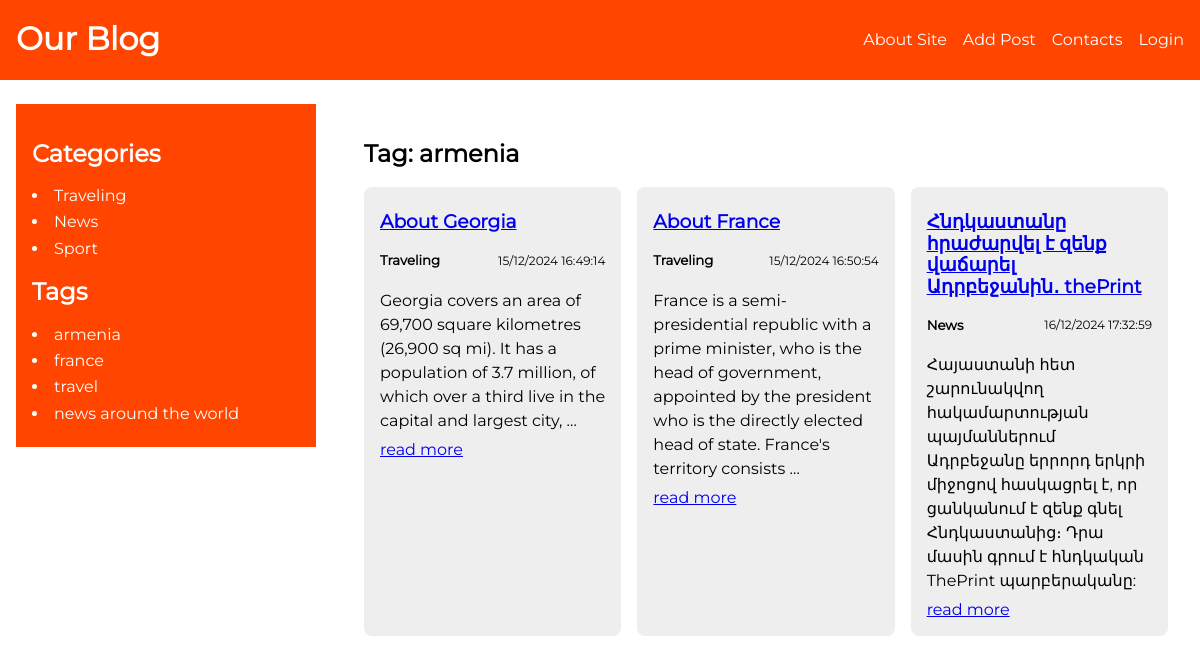
/tags/arm-slug/, run on an earlier commit of the app's database.
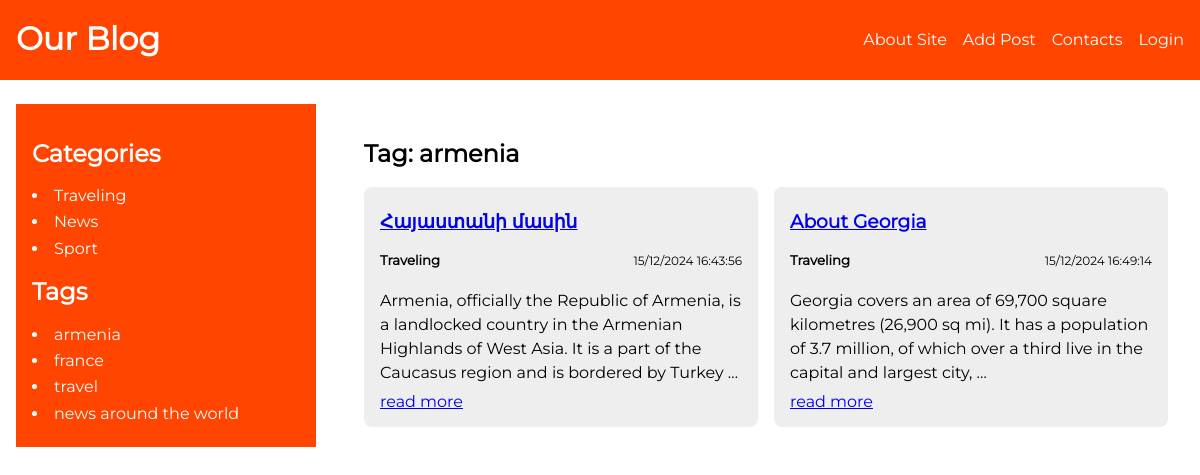
And on a later commit of the database.
### blog/models.py (models this page shows, shortened)
class Category(models.Model):
    name = models.CharField(max_length=255, db_index=True, verbose_name = "Վերնագիր")
    slug = models.SlugField(max_length=255, unique=True, db_index=True, verbose_name = "Ցուցիչ")
    def __str__(self):
        return self.name
    def get_absolute_url(self):
        return reverse("category", kwargs={"cat_slug": self.slug})
    class Meta:
        verbose_name = "Category"
        verbose_name_plural = "Categories"

class ArticleTags(models.Model):
        tag = models.CharField(max_length=255, db_index=True)
        slug = models.SlugField(max_length=255, unique=True, db_index=True)
        def get_absolute_url(self):
            return reverse("tag", kwargs={"tag_slug": self.slug})

class Article(models.Model):
    class Status(models.IntegerChoices):
        DRAFT = 0, "Draft"
        PUBLISHED = 1, "Published"
    title = models.CharField(max_length=255, verbose_name = "Վերնագիր")
    slug = models.SlugField(max_length=255, unique=True, db_index=True, null=True, verbose_name = "Ցուցիչ")
    content = models.TextField(blank=True)
    time_create = models.DateTimeField(auto_now_add=True)
    time_update = models.DateTimeField(auto_now=True)
    is_published =models.BooleanField(choices=tuple(
		      map(lambda x: (bool(x[0]), x[1]), Status.choices)), default=Status.PUBLISHED)
    category = models.ForeignKey("Category", on_delete=models.CASCADE, related_name="items") #Articles_set
    tags = models.ManyToManyField("ArticleTags", blank=True, related_name="tags")
    adv = models.OneToOneField(
         "Adv", on_delete=models.SET_NULL, related_name="adv", null=True, blank=True)
    author = models.ForeignKey(
        "Author", on_delete=models.CASCADE, related_name="author")
    objects = models.Manager()
    published = ArticleManager()
    def get_absolute_url(self):
        return reverse("article", kwargs={"article_slug": self.slug})
    class Meta:
        ordering = ["time_create"]
        indexes = [
            models.Index(fields=["time_create"])
    ]

### blog/views.py (the view)
# urls.py: path("tags/<slug:tag_slug>/", views.show_tags, name="tag")
def show_tags(request, tag_slug):
    tag = get_object_or_404(ArticleTags, slug=tag_slug)
    articles = tag.tags.filter(is_published=Article.Status.PUBLISHED)
    data = {
        "title": f"Tag: {tag.tag}",
        "articles": articles,
    }
    return render(request, "blog/show-tags.html", data)

### blog/context.py (called while the page is built)
def menu_context(request):
	return {
		"menu": [
			{
				"link_title": "About Site",
				"link_url": "about"
			},
			{
				"link_title": "Add Post",
				"link_url": "add_post"
			},
			{
				"link_title": "Contacts",
				"link_url": "contacts"
			},
			{
				"link_title": "Login",
				"link_url": "login"
			},
		],
	}

### blog/templatetags/blog_tags.py (called while the page is built)
@register.inclusion_tag("blog/includes/categories.html")
def show_categories(cat_selected=0):
    cats = Category.objects.all()
    return {"cats": cats, "cat_selected": cat_selected}

@register.inclusion_tag("blog/includes/tags.html")
def show_tags():
	return {"tags": ArticleTags.objects.all()}

### blog/templates/blog/show-tags.html
{% extends "base.html" %}
{% block tags %}
    <div class="articles__with__block__title">
        <h2>{{title}}</h2>
        <div class="category__items">
            {% for item in articles %}
                <div class="category__items__item">
                    <h3>
                        <a href="{{item.get_absolute_url }}">{{ item.title }}</a>
                    </h3>
                <div class="item__cat__date">
                    <h5>{{item.category}}</h5>
                    <p>{{item.time_create|date:"d/m/Y H:i:s"}}</p>
                </div>
                <p>{{item.content|linebreaksbr|truncatewords:30}}</p>
                <a href="{{ item.get_absolute_url }}">read more</a>
            </div>
            {% endfor %}
        </div>
    </div>
{% endblock %}

### blog/templates/blog/includes/categories.html
 <h2>Categories</h2>
 <ul class="categories">
    {% for cat in cats %}
        {% if cat.id == cat_selected %}
            <li class="active_cat">{{cat.name}}</li>
        {% else %}
            <li>
                <a class="category_item" href="{{cat.get_absolute_url }}">{{cat.name}}</a>
            </li>
        {% endif %}
    {% endfor %}
</ul>

### blog/templates/blog/includes/tags.html
{% if tags %}
<h2>Tags</h2>
<ul class="tags">
    {% for tag in tags %}
        <li>
              <a class="category_item" href="{{ tag.get_absolute_url }}">{{tag.tag}}</a>
      </li>
    {% endfor %}
</ul>
{% endif %}

What changed in the data, as far as the page shows it:
no longer on this page (row edited): Article: title "About France", category "Traveling", time_create "15/12/2024 16:50:54", content "France is a semi-presidential republic with a prime minister, who is the head of government, appointed by the president who is the directly elected head of state. France's territory consists …"
no longer on this page (row edited): Article: title "Հնդկաստանը հրաժարվել է զենք վաճարել Ադրբեջանին․ thePrint", category "News", time_create "16/12/2024 17:32:59", content "Հայաստանի հետ շարունակվող հակամարտության պայմաններում Ադրբեջանը երրորդ երկրի միջոցով հասկացրել է, որ ցանկանում է զենք գնել Հնդկաստանից։ Դրա մասին գրում է հնդկական ThePrint պարբերականը:"
now on this page (row edited): Article: title "Հայաստանի մասին", category "Traveling", time_create "15/12/2024 16:43:56", content "Armenia, officially the Republic of Armenia, is a landlocked country in the Armenian Highlands of West Asia. It is a part of the Caucasus region and is bordered by Turkey …"
